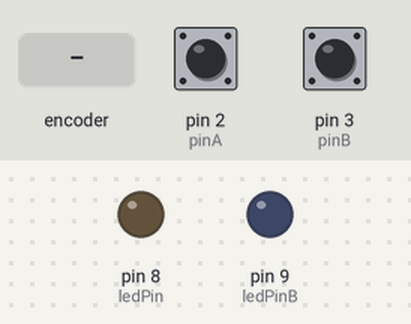
Simulated run of this sketch. Board: Arduino Uno, built with avr-gcc and run on an emulated ATmega328P. Parts: output pins drawn as LEDs (lit = HIGH). The inputs (shaded band) are chosen by the test bench; at power-on: pin 2 (pinA) HIGH, pin 3 (pinB) HIGH. What the sketch prints to the serial monitor is not drawn.

Above: at 1.2 s.
1.3 s: rotary encoder on pin 2 (pinA) / pin 3 (pinB) turned 3 steps (first pin leading)
At 1.51 s:
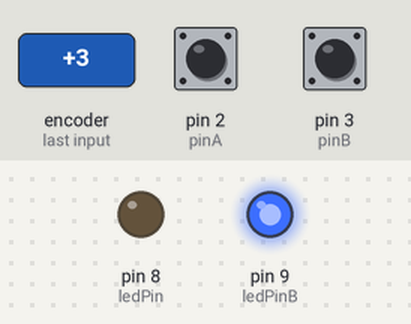
At 2.4 s:
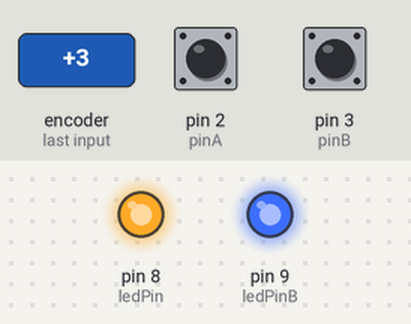
Timing chart, 0 to 4.3 s (numbered marks = the images above; inputs shaded):
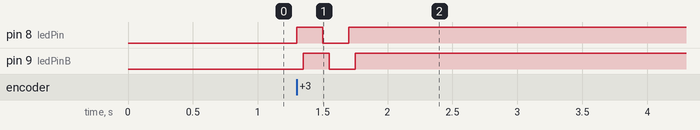

The sketch:

TurnsCounter.ino
```cpp
int pinA = 2;
int pinB = 3;

int ledPin = 8;
int ledPinB = 9;
volatile int showLed = 0;
volatile int showLedB = 0;

void setup() {
  pinMode(pinA, INPUT);
  pinMode(pinB, INPUT);
  pinMode(ledPin, OUTPUT);
  pinMode(ledPinB, OUTPUT);
  // should be interrupt 0 for pin 2
  int intA = digitalPinToInterrupt(pinA);
  int intB = digitalPinToInterrupt(pinB);
  attachInterrupt(intA, myInterrupt, FALLING);
  attachInterrupt(intB, myInterruptB, FALLING);
  Serial.begin(9600);
  Serial.print("int A B = ");
  Serial.print(intA);
  Serial.print(" ");
  Serial.print(intB);
  Serial.println();
}

void loop() {
  int bA = digitalRead(pinA);
  // digitalWrite(ledPin, bA);
  digitalWrite(ledPin, showLed);
  digitalWrite(ledPinB, showLedB);
  //Serial.print("showLed = "); Serial.println(showLed);
  //Serial.println(bA);
  //Serial.print("showLedB = "); Serial.println(showLedB);
  delay(50);
}

void myInterrupt() {
  showLed = (showLed==HIGH ? LOW : HIGH);
}

void myInterruptB() {
  showLedB = (showLedB==HIGH ? LOW : HIGH);
}
```

Measured:
- after the input at 1.3 s, pin 8 (ledPin): LOW → HIGH at once, → LOW 0.20 s later, → HIGH 0.20 s later; pin 9 (ledPinB): LOW → HIGH after 0.05 s, → LOW 0.20 s later, → HIGH 0.20 s later
